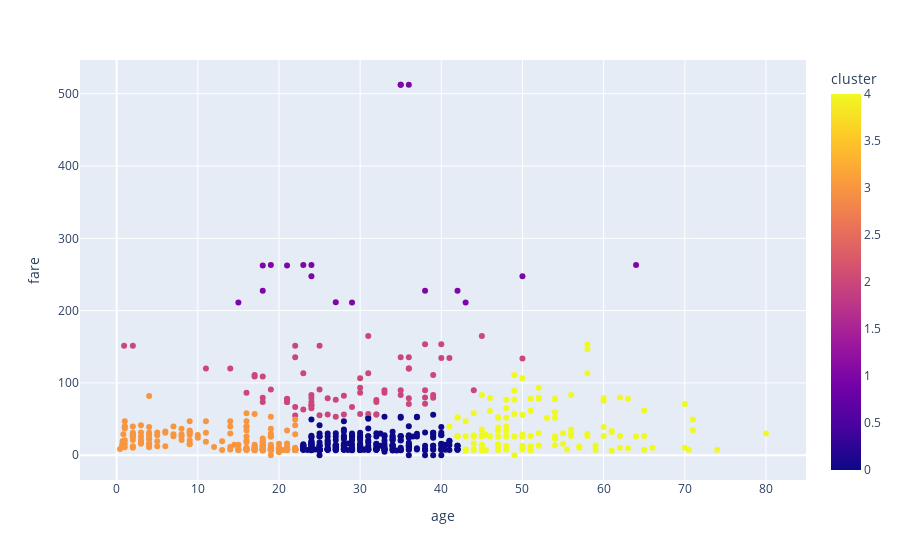

Write notebook code for a chart like this one.
### Markdown cell above
# Plotly ky through plots then show individual clusters Assignmant

### Code cell
import plotly.express as px
fig = px.scatter(df, x='age', y='fare', color='cluster')
fig.show()

### Figure 1 — Plotly figure (JSON) as saved in the notebook; plotly's stock layout.template omitted (floating-point values rounded to 4 significant figures; data arrays with more than 128 entries replaced by an {"elided": "..."} marker saying what was removed)
{"data": [{"hovertemplate": "age=%{x}<br>fare=%{y}<br>cluster=%{marker.color}<extra></extra>", "legendgroup": "", "marker": {"color": {"elided": "891 int values"}, "coloraxis": "coloraxis", "symbol": "circle"}, "mode": "markers", "name": "", "orientation": "v", "showlegend": false, "type": "scatter", "x": {"elided": "891 float values"}, "xaxis": "x", "y": {"elided": "891 float values"}, "yaxis": "y"}], "layout": {"coloraxis": {"colorbar": {"title": {"text": "cluster"}}, "colorscale": [[0, "#0d0887"], [0.1111, "#46039f"], [0.2222, "#7201a8"], [0.3333, "#9c179e"], [0.4444, "#bd3786"], [0.5556, "#d8576b"], [0.6667, "#ed7953"], [0.7778, "#fb9f3a"], [0.8889, "#fdca26"], [1, "#f0f921"]]}, "legend": {"tracegroupgap": 0}, "margin": {"t": 60}, "xaxis": {"anchor": "y", "domain": [0, 1], "title": {"text": "age"}}, "yaxis": {"anchor": "x", "domain": [0, 1], "title": {"text": "fare"}}}}
